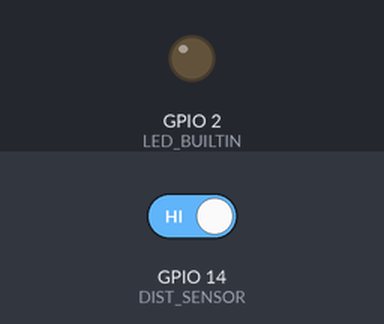
Recording of a sketch running on a simulated ESP32. On the bench: output pins drawn as LEDs (lit = HIGH). The inputs (shaded band) are chosen by the test bench; at power-on: GPIO 14 (DIST_SENSOR) HIGH.

Above: at 1.2 s.
1.3 s: GPIO 14 (DIST_SENSOR) driven LOW
At 2.5 s:
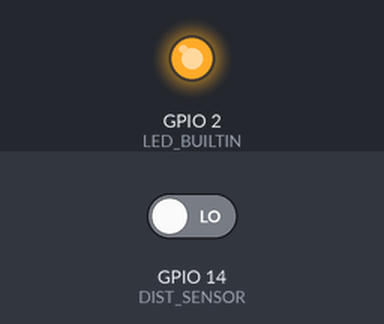
2.8 s: GPIO 14 (DIST_SENSOR) driven HIGH
At 3.6 s:
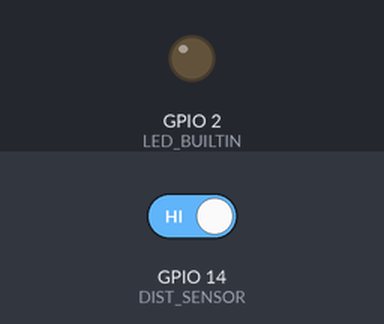
Timing chart, 0 to 5.8 s (numbered marks = the images above; inputs shaded):
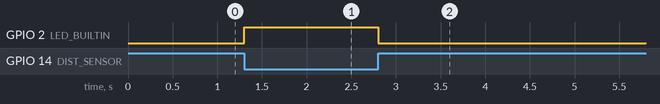

Measured:
- after the input at 1.3 s, GPIO 2 (LED_BUILTIN): LOW → HIGH at once
- after the input at 2.8 s, GPIO 2 (LED_BUILTIN): HIGH → LOW at once

The sketch:

esp32.ino
```cpp
#define D14 14
const int DIST_SENSOR = D14;

void setup() {
  pinMode(LED_BUILTIN, OUTPUT);
  pinMode(DIST_SENSOR, INPUT);
//  Serial.begin(9600);
}

void loop() {
  int distValue = digitalRead(DIST_SENSOR);
//  Serial.println(distValue);
  if (distValue == LOW) {
    digitalWrite(LED_BUILTIN, HIGH);
  } else {
    digitalWrite(LED_BUILTIN, LOW);
  }
  delay(100);
}
```
